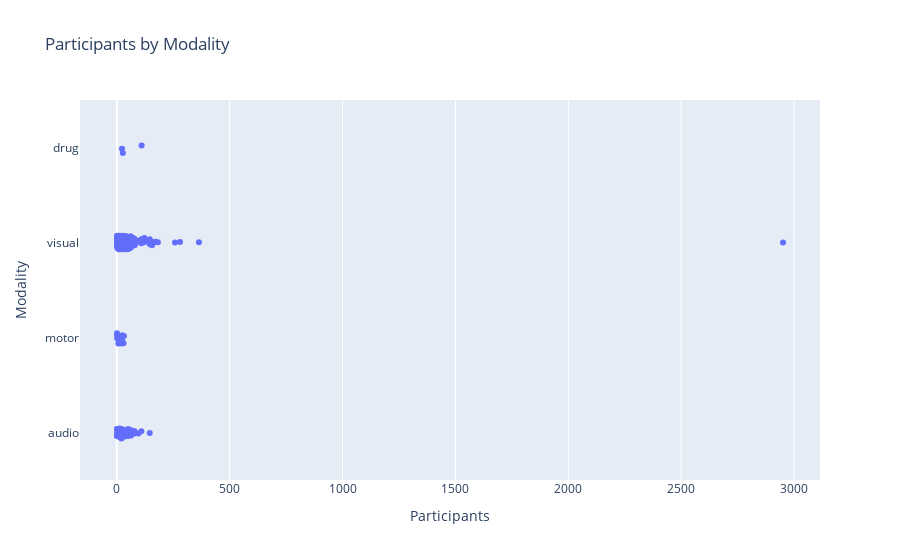
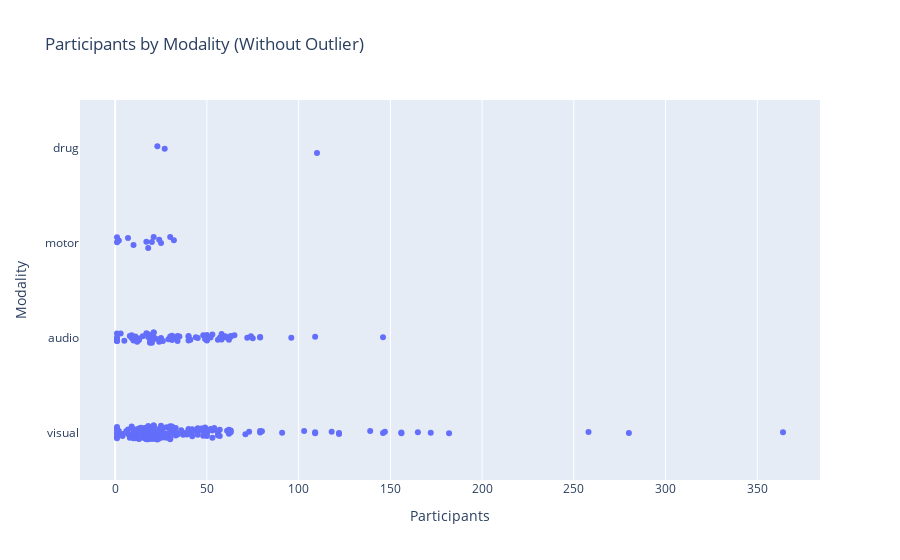

Notebook cell for these charts, in order:
### Markdown cell above
### Figure 8

Figure 8: Publish date x # subjects x modality of experiment (visual, audio, etc)
Like figure 7 in other paper

### Code cell
df_fig8 = df[['Published date',
              'Participants',
              'Modality of experiment']]

modalities_fig8 = ['visual', 
                   'audio',
                   'motor',
                   'drug',
                   ]

# Initialize the dictionary with empty dataframes
dfs_by_modalities_fig8 = {modality: pd.DataFrame(columns=df_fig8.columns) for modality in modalities_fig8}

# Populate the dataframes
for index, row in df_fig8.iterrows():
    for modality in modalities_fig8:
        if modality in str(row['Modality of experiment']).lower():
            dfs_by_modalities_fig8[modality].loc[len(dfs_by_modalities_fig8[modality])] = row

# Combine all dataframes in dfs_by_modalities_fig8 into a single dataframe
combined_df = pd.concat(dfs_by_modalities_fig8.values(), keys=dfs_by_modalities_fig8.keys()).reset_index(level=0).rename(columns={'level_0': 'Modality'})

# Convert Participants to numeric for sorting
combined_df['Participants'] = pd.to_numeric(combined_df['Participants'], errors='coerce')

# Create the strip plot with sorted x-axis
fig_strip = px.strip(combined_df.sort_values(by='Participants'), x='Participants', y='Modality', title='Participants by Modality', stripmode='overlay')

# Show the plot
fig_strip.show()

# Filter out the outlier
filtered_combined_df = combined_df[combined_df['Participants'] != 2951]

# Create the second strip plot without the outlier
fig_strip_no_outlier = px.strip(filtered_combined_df.sort_values(by='Participants'), 
                                x='Participants', y='Modality', 
                                title='Participants by Modality (Without Outlier)', 
                                stripmode='overlay')

# Show the plot
fig_strip_no_outlier.show()

### Figure 1 — Plotly figure (JSON) as saved in the notebook; plotly's stock layout.template omitted (floating-point values rounded to 4 significant figures; data arrays with more than 128 entries replaced by an {"elided": "..."} marker saying what was removed)
{"data": [{"alignmentgroup": "True", "boxpoints": "all", "fillcolor": "rgba(255,255,255,0)", "hoveron": "points", "hovertemplate": "Participants=%{x}<br>Modality=%{y}<extra></extra>", "legendgroup": "", "line": {"color": "rgba(255,255,255,0)"}, "marker": {"color": "#636efa"}, "name": "", "offsetgroup": "", "orientation": "h", "pointpos": 0, "showlegend": false, "type": "box", "x": {"elided": "272 int values"}, "x0": " ", "xaxis": "x", "y": {"elided": "272 str values"}, "y0": " ", "yaxis": "y"}], "layout": {"boxmode": "overlay", "legend": {"tracegroupgap": 0}, "title": {"text": "Participants by Modality"}, "xaxis": {"anchor": "y", "domain": [0, 1], "title": {"text": "Participants"}}, "yaxis": {"anchor": "x", "domain": [0, 1], "title": {"text": "Modality"}}}}

### Figure 2 — Plotly figure (JSON) as saved in the notebook; plotly's stock layout.template omitted (floating-point values rounded to 4 significant figures; data arrays with more than 128 entries replaced by an {"elided": "..."} marker saying what was removed)
{"data": [{"alignmentgroup": "True", "boxpoints": "all", "fillcolor": "rgba(255,255,255,0)", "hoveron": "points", "hovertemplate": "Participants=%{x}<br>Modality=%{y}<extra></extra>", "legendgroup": "", "line": {"color": "rgba(255,255,255,0)"}, "marker": {"color": "#636efa"}, "name": "", "offsetgroup": "", "orientation": "h", "pointpos": 0, "showlegend": false, "type": "box", "x": {"elided": "271 int values"}, "x0": " ", "xaxis": "x", "y": {"elided": "271 str values"}, "y0": " ", "yaxis": "y"}], "layout": {"boxmode": "overlay", "legend": {"tracegroupgap": 0}, "title": {"text": "Participants by Modality (Without Outlier)"}, "xaxis": {"anchor": "y", "domain": [0, 1], "title": {"text": "Participants"}}, "yaxis": {"anchor": "x", "domain": [0, 1], "title": {"text": "Modality"}}}}
